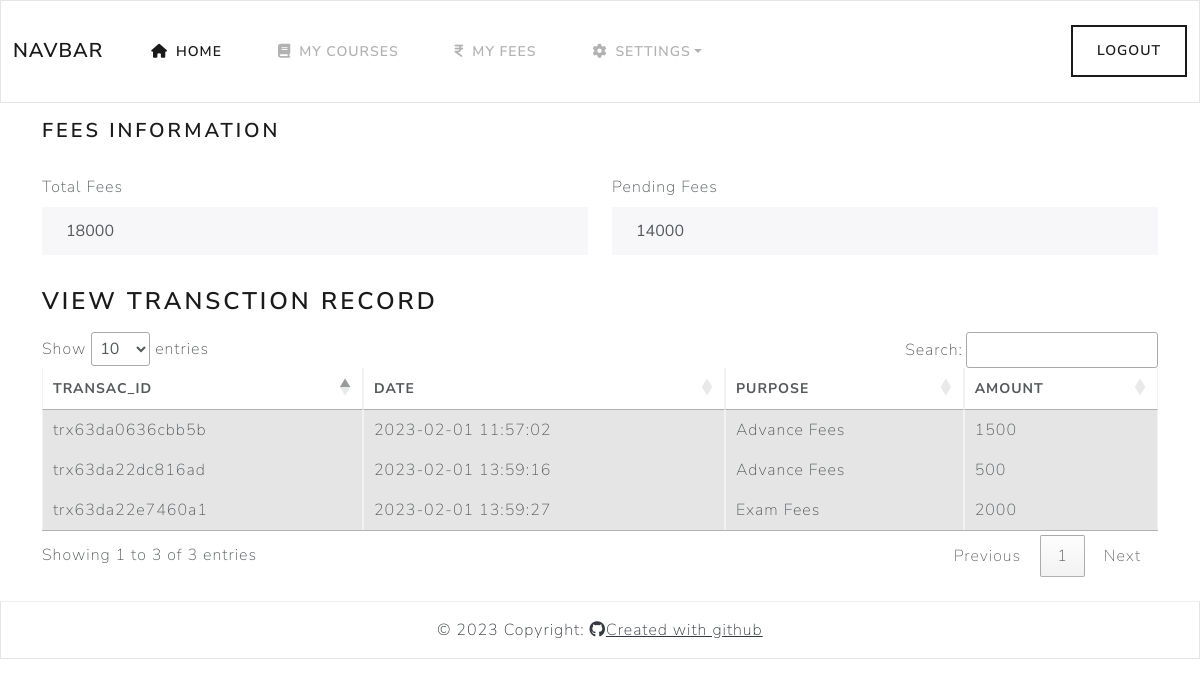
Screenshot of /users/myfees.php (signed in) with the database file from the repository.
### tables this page shows
CREATE TABLE `students` (
  `id` int(250) NOT NULL,
  `student_name` text NOT NULL,
  `student_email` varchar(250) NOT NULL,
  `student_phone` varchar(250) NOT NULL,
  `student_address` text NOT NULL,
  `student_identity` varchar(250) NOT NULL,
  `student_identity_number` varchar(250) NOT NULL,
  `student_course` varchar(250) NOT NULL,
  `student_course_price` int(250) NOT NULL,
  `course_duration` int(250) NOT NULL,
  `total_fees` int(250) NOT NULL,
  `pending_fees` int(250) NOT NULL,
  `date` datetime NOT NULL DEFAULT current_timestamp()
);

CREATE TABLE `transactions` (
  `id` int(250) NOT NULL,
  `trans_id` varchar(250) NOT NULL,
  `student_name` varchar(250) NOT NULL,
  `student_email` varchar(250) NOT NULL,
  `fees` int(250) NOT NULL,
  `fees_remark` varchar(250) NOT NULL,
  `date` datetime NOT NULL DEFAULT current_timestamp()
);

### users/myfees.php (the view, shortened to what this page needs)
<?php include'header.php'; ?>
	<div class="container py-3">
		<div class="col-md-12">
			<div class="row">
					    	<div>
					    		<h4>Fees Information</h4>
					    	</div>
					    	<?php
                                                	$email = $_SESSION['st_email'];
                                                	$selectQuery = mysqli_query($conn, "SELECT `total_fees`,`pending_fees` FROM `students` WHERE student_email = '$email'");
                                                	$row = mysqli_fetch_assoc($selectQuery);
                                                ?>
					    	<div class="form-group col-md-6">
						      <label for="exampleInputName" class="form-label mt-4">Total Fees</label>
						      <input type="" name="" class="form-control" id="exampleInputName" value="<?php echo $row['total_fees']; ?>" readonly>
						    </div>
						    <div class="form-group col-md-6">
						      <label for="exampleInputEmail1" class="form-label mt-4">Pending Fees</label>
						      <input type="" name="" class="form-control" id="exampleInputEmail1" aria-describedby="emailHelp" value="<?php echo $row['pending_fees']; ?>" readonly>
						    </div>
					    </div>
		</div>
	</div>
	<div class="container py-3">
    <div class="page-title">
            <h3>View Transction Record
            </h3>
        </div>
    <div class="table-responsive py-2">
      <table class="table table-bordered table-hover">
        <thead class="mt-3">
          <tr>
            <th scope="col">Transac_ID</th>
            <th scope="col">Date</th>
            <th scope="col">Purpose</th>
            <th scope="col">Amount</th>
          </tr>
        </thead>
        <tbody>
          <?php
            $email = $_SESSION['st_email'];
            $selectQuery = mysqli_query($conn, "SELECT * FROM `transactions` WHERE student_email='$email'");
            while ($result = mysqli_fetch_assoc($selectQuery)) {
              ?>
                <tr class="table-active">
                  <td><?php echo($result['trans_id']); ?></td>
                  <td><?php echo($result['date']); ?></td>
                  <td><?php echo($result['fees_remark']); ?></td>
                  <td><?php echo($result['fees']); ?></td>
                </tr>
              <?php
            }
          ?>
        </tbody>
      </table>
    </div>
  </div>
<?php include'footer.php'; ?>

### rows the page displays
students: total_fees "18000", pending_fees "14000"
transactions: trans "trx63da0636cbb5b", date "2023-02-01 11:57:02", fees_remark "Advance Fees", fees "1500"
transactions: trans "trx63da22dc816ad", date "2023-02-01 13:59:16", fees_remark "Advance Fees", fees "500"
transactions: trans "trx63da22e7460a1", date "2023-02-01 13:59:27", fees_remark "Exam Fees", fees "2000"
